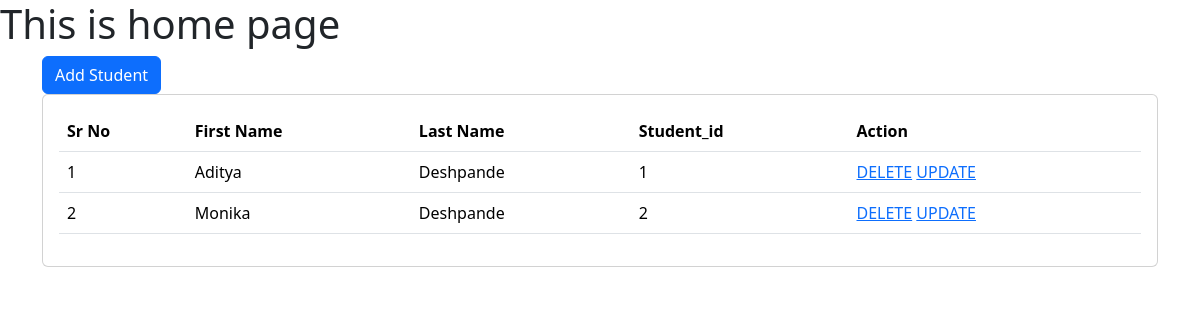
The app's page /students/home/, older data.
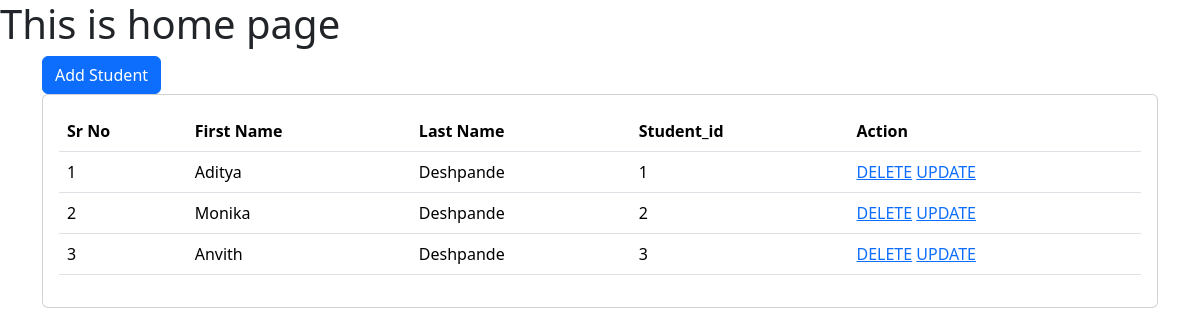
The same page, newer data.
### students/models.py (models this page shows, shortened)
class Students(models.Model):
    firstname = models.CharField(max_length=20)
    lastname = models.CharField(max_length=20)
    student_id = models.CharField(max_length=100)

### students/views.py (the view)
# urls.py: path('home/', students_home),
def students_home(request):
    students = Students.objects.all()
    return render(request, "students/home.html", {
        'students':students
    })

### templates/students/home.html (shortened to what this page needs)
<!DOCTYPE html>
<html lang="en">
<head>
    <link href="https://cdn.jsdelivr.net/npm/bootstrap@5.3.2/dist/css/bootstrap.min.css" rel="stylesheet">
</head>
<body>
    <h1> This is home page</h1>
    <div class="container">
        <a class="btn btn-primary" href="/students/students_data" role="button">Add Student</a>
        <br>
    </div>
    <div class="container">
        <div class="row">
            <div class="col-md-12">
                <div class="card">
                    <div class="card-body">
                        <table class="table">
                            <thead>
                                <tr>
                                    <th>Sr No</th>
                                    <th>First Name</th>
                                    <th>Last Name</th>
                                    <th>Student_id</th>
                                    <th>Action</th>
                                </tr>
                            </thead>
                            <tbody>
                                {% for s in students %}
                                <tr>
                                    <td>{{forloop.counter}}</td>
                                    <td>{{s.firstname}}</td>
                                    <td>{{s.lastname}}</td>
                                    <td>{{s.student_id}}</td>
                                    <td>
                                        <a href="/students/delete-student/{{s.id}}">DELETE</a>
                                        <a href="/students/update-student/{{s.id}}">UPDATE</a>
                                    </td>
                                </tr>
                                {% endfor %}
                            </tbody>
                        </table>
                    </div>
                </div>
            </div>
        </div>
    </div>
</body>
</html>

Row changes from the older to the newer data that the page shows:
added Students: firstname "Anvith", lastname "Deshpande", student_id "3"
